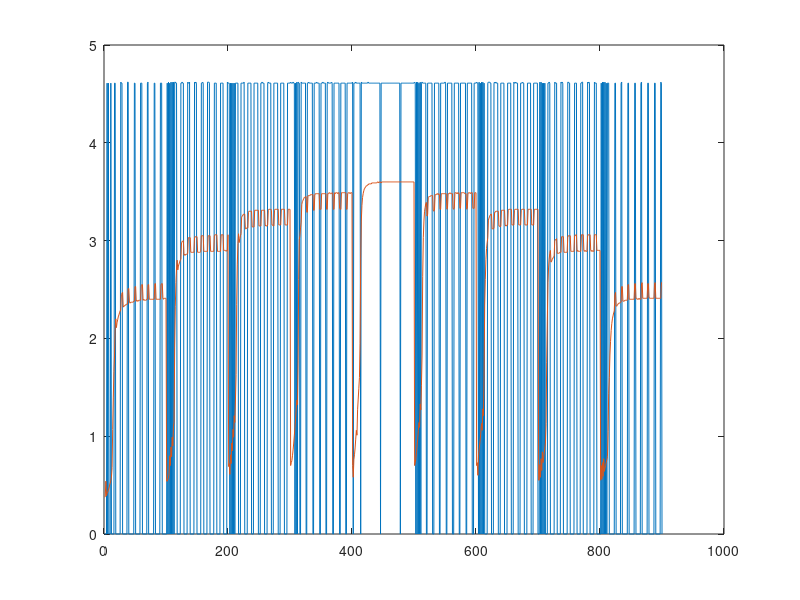

Write the MATLAB code that produced this figure.
clear all;

v_in=[0.00
0.00
0.00
0.00
4.61
0.00
4.61
0.00
0.00
0.00
4.61
0.00
0.00
0.00
0.00
0.00
4.61
4.61
0.00
0.00
0.00
0.00
0.00
0.00
0.00
0.00
4.62
4.61
4.61
0.00
0.00
0.00
0.00
0.00
0.00
0.00
0.00
4.62
4.62
0.00
0.00
0.00
0.00
0.00
0.00
0.00
0.00
0.00
4.61
4.61
0.00
0.00
0.00
0.00
0.00
0.00
0.00
0.00
4.61
4.61
4.61
0.00
0.00
0.00
0.00
0.00
0.00
0.00
0.00
4.61
4.62
0.00
0.00
0.00
0.00
0.00
0.00
0.00
0.00
0.00
4.61
4.61
0.00
0.00
0.00
0.00
0.00
0.00
0.00
0.00
4.61
4.61
4.61
0.00
0.00
0.00
0.00
0.00
0.00
0.00
0.00
4.61
0.00
4.62
0.00
4.61
0.00
4.62
0.00
4.62
0.00
4.62
0.00
4.62
4.62
4.61
4.61
0.00
0.00
0.00
0.00
0.00
0.00
4.61
4.61
4.62
4.61
4.61
0.00
0.00
0.00
0.00
0.00
0.00
4.62
4.61
4.61
4.62
0.00
0.00
0.00
0.00
0.00
0.00
0.00
4.62
4.61
4.62
4.61
0.00
0.00
0.00
0.00
0.00
0.00
0.00
4.61
4.61
4.62
4.61
0.00
0.00
0.00
0.00
0.00
0.00
4.62
4.62
4.62
4.61
0.00
0.00
0.00
0.00
0.00
0.00
0.00
4.61
4.61
4.61
4.61
0.00
0.00
0.00
0.00
0.00
0.00
4.61
4.61
4.61
4.61
4.61
0.00
0.00
0.00
0.00
0.00
0.00
4.62
4.61
4.61
4.61
0.00
4.61
0.00
4.61
0.00
4.61
0.00
4.61
0.00
4.61
4.61
4.61
4.61
4.61
0.00
0.00
0.00
0.00
4.61
4.61
4.61
4.61
4.61
4.62
0.00
0.00
0.00
0.00
0.00
4.61
4.61
4.61
4.61
4.61
4.61
0.00
0.00
0.00
0.00
4.61
4.61
4.61
4.61
4.61
4.61
4.61
0.00
0.00
0.00
0.00
4.61
4.61
4.62
4.61
4.61
4.61
0.00
0.00
0.00
0.00
0.00
4.61
4.62
4.61
4.61
4.61
4.61
0.00
0.00
0.00
0.00
4.61
4.61
4.61
4.61
4.61
4.61
4.61
0.00
0.00
0.00
0.00
4.61
4.61
4.61
4.61
4.61
4.61
0.00
0.00
0.00
0.00
0.00
4.61
4.61
4.61
4.61
4.61
4.62
4.61
4.61
4.61
4.62
4.61
4.61
0.00
4.61
0.00
4.62
0.00
4.62
4.61
4.61
0.00
0.00
4.62
4.61
4.61
4.61
4.61
4.61
4.61
4.61
0.00
0.00
4.61
4.61
4.62
4.61
4.61
4.61
4.61
4.61
4.61
0.00
0.00
4.61
4.61
4.61
4.61
4.62
4.61
4.61
4.61
4.61
0.00
0.00
4.61
4.61
4.61
4.62
4.61
4.61
4.61
4.61
0.00
0.00
4.61
4.62
4.61
4.61
4.61
4.61
4.61
4.62
4.61
0.00
0.00
4.61
4.61
4.61
4.61
4.61
4.61
4.61
4.61
4.61
0.00
0.00
4.61
4.61
4.61
4.61
4.61
4.61
4.61
4.61
0.00
0.00
4.61
4.61
4.61
4.61
4.61
4.61
4.61
4.61
4.61
4.62
0.00
4.61
4.61
4.61
4.62
4.61
4.61
4.61
4.61
4.61
4.61
4.61
0.00
4.62
4.61
4.61
4.61
4.61
4.61
4.61
4.61
4.61
4.61
4.61
4.62
4.61
4.61
4.61
4.61
4.61
4.61
4.61
4.61
4.61
4.61
4.61
4.61
4.61
4.61
4.61
4.61
4.61
4.61
4.61
0.00
4.61
4.61
4.61
4.61
4.61
4.61
4.61
4.61
4.61
4.61
4.61
4.61
4.61
4.61
4.61
4.61
4.61
4.61
4.61
4.61
4.61
4.61
4.61
4.61
4.61
4.61
4.61
4.61
4.61
4.61
4.61
0.00
4.61
4.61
4.61
4.61
4.61
4.61
4.61
4.61
4.61
4.61
4.61
4.61
4.61
4.61
4.61
4.61
4.61
4.61
4.61
4.61
4.61
4.61
4.62
4.61
0.00
4.62
0.00
4.62
0.00
4.61
0.00
4.62
0.00
4.61
4.62
4.61
4.61
4.61
4.61
4.61
4.61
0.00
0.00
4.61
4.61
4.61
4.61
4.61
4.61
4.61
4.61
0.00
0.00
0.00
4.61
4.61
4.61
4.61
4.61
4.61
4.61
4.61
0.00
0.00
4.61
4.61
4.61
4.61
4.61
4.61
4.61
4.62
4.61
0.00
0.00
4.61
4.61
4.61
4.61
4.61
4.61
4.61
4.61
0.00
0.00
0.00
4.61
4.61
4.61
4.61
4.61
4.61
4.61
4.61
0.00
0.00
4.61
4.61
4.61
4.61
4.61
4.61
4.61
4.61
4.61
0.00
0.00
4.61
4.61
4.61
4.61
4.61
4.61
4.61
4.61
0.00
0.00
0.00
4.61
4.61
4.61
4.61
4.62
4.61
4.61
0.00
4.62
0.00
4.61
0.00
4.62
0.00
4.62
0.00
4.61
0.00
0.00
0.00
0.00
0.00
4.61
4.62
4.62
4.62
4.61
4.61
0.00
0.00
0.00
0.00
4.61
4.62
4.61
4.62
4.61
4.61
4.61
0.00
0.00
0.00
0.00
4.61
4.61
4.61
4.61
4.61
4.61
0.00
0.00
0.00
0.00
0.00
4.61
4.61
4.61
4.61
4.61
4.61
0.00
0.00
0.00
0.00
4.62
4.61
4.61
4.62
4.61
4.61
4.61
0.00
0.00
0.00
0.00
4.61
4.61
4.61
4.62
4.61
4.61
0.00
0.00
0.00
0.00
0.00
4.61
4.61
4.61
4.61
4.61
4.61
0.00
0.00
0.00
0.00
4.61
4.61
4.61
4.61
4.61
4.61
4.61
0.00
0.00
0.00
4.62
0.00
4.62
0.00
4.61
0.00
4.61
0.00
4.61
0.00
0.00
0.00
0.00
4.61
4.61
4.62
4.61
0.00
0.00
0.00
0.00
0.00
0.00
0.00
4.62
4.61
4.61
4.61
0.00
0.00
0.00
0.00
0.00
0.00
4.62
4.61
4.62
4.61
0.00
0.00
0.00
0.00
0.00
0.00
0.00
4.62
4.62
4.61
4.61
0.00
0.00
0.00
0.00
0.00
0.00
0.00
4.61
4.61
4.61
4.61
0.00
0.00
0.00
0.00
0.00
0.00
4.61
4.61
4.62
4.62
0.00
0.00
0.00
0.00
0.00
0.00
0.00
4.62
4.61
4.62
4.61
0.00
0.00
0.00
0.00
0.00
0.00
0.00
4.62
4.61
4.61
4.61
0.00
0.00
0.00
0.00
0.00
0.00
0.00
4.61
0.00
4.62
0.00
4.62
0.00
4.62
0.00
4.61
0.00
4.61
4.61
4.61
0.00
0.00
0.00
0.00
0.00
0.00
0.00
0.00
0.00
4.61
4.61
0.00
0.00
0.00
0.00
0.00
0.00
0.00
0.00
4.61
4.62
0.00
0.00
0.00
0.00
0.00
0.00
0.00
0.00
0.00
4.61
4.61
0.00
0.00
0.00
0.00
0.00
0.00
0.00
0.00
0.00
4.61
4.61
0.00
0.00
0.00
0.00
0.00
0.00
0.00
0.00
4.61
4.62
0.00
0.00
0.00
0.00
0.00
0.00
0.00
0.00
0.00
4.61
4.61
0.00
0.00
0.00
0.00
0.00
0.00
0.00
0.00
0.00
4.61
4.61
0.00
0.00
0.00
0.00
0.00
0.00
0.00
0.00
4.62
4.61
0.00
];



v = [0.38
0.38
0.54
0.39
0.42
0.43
0.45
0.47
0.50
0.52
0.55
0.58
0.68
1.07
1.40
1.66
1.83
2.11
2.20
2.11
2.16
2.19
2.22
2.24
2.26
2.28
2.29
2.45
2.46
2.47
2.32
2.33
2.33
2.34
2.34
2.35
2.35
2.35
2.51
2.51
2.37
2.36
2.37
2.37
2.37
2.37
2.37
2.38
2.38
2.53
2.53
2.38
2.39
2.38
2.38
2.39
2.39
2.39
2.39
2.54
2.55
2.55
2.39
2.40
2.39
2.39
2.39
2.39
2.40
2.40
2.55
2.55
2.40
2.40
2.40
2.40
2.40
2.40
2.40
2.40
2.40
2.56
2.56
2.40
2.40
2.40
2.40
2.40
2.40
2.40
2.40
2.55
2.56
2.56
2.41
2.40
2.41
2.41
2.41
2.41
0.54
0.54
0.56
0.57
0.62
0.80
0.70
0.89
0.79
0.99
0.90
1.10
1.14
1.91
2.33
2.57
2.72
2.80
2.70
2.74
2.76
2.78
2.80
2.81
2.98
2.99
2.99
3.00
2.85
2.86
2.85
2.86
2.86
2.86
2.87
3.03
3.03
3.03
3.03
2.88
2.88
2.88
2.88
2.88
2.88
3.03
3.04
3.04
3.04
3.04
2.88
2.88
2.88
2.88
2.88
2.89
3.05
3.05
3.05
3.05
2.89
2.89
2.89
2.89
2.89
2.89
2.89
3.05
3.05
3.05
3.05
2.89
2.89
2.89
2.89
2.89
2.89
3.05
3.06
3.06
3.06
3.06
2.89
2.89
2.89
2.89
2.89
2.89
3.06
3.06
3.06
3.06
2.90
2.90
2.90
2.90
2.89
2.90
2.90
3.06
0.69
0.72
0.61
0.81
0.72
0.93
0.85
1.07
0.99
1.21
1.14
1.37
1.63
2.35
2.76
2.97
3.07
2.98
3.02
3.05
3.07
3.24
3.25
3.26
3.27
3.27
3.27
3.12
3.12
3.13
3.13
3.13
3.29
3.30
3.30
3.30
3.30
3.30
3.14
3.14
3.14
3.14
3.31
3.31
3.31
3.31
3.31
3.31
3.31
3.15
3.15
3.15
3.15
3.31
3.31
3.31
3.31
3.31
3.31
3.16
3.15
3.15
3.15
3.16
3.31
3.32
3.32
3.32
3.32
3.31
3.16
3.16
3.15
3.15
3.31
3.32
3.32
3.32
3.32
3.32
3.32
3.16
3.16
3.16
3.16
3.32
3.32
3.32
3.32
3.32
3.32
3.16
3.16
3.16
3.16
3.16
3.32
3.32
3.32
3.32
0.70
0.73
0.75
0.80
0.86
0.93
1.01
1.09
1.18
1.28
1.37
1.32
1.77
2.60
3.01
3.05
3.13
3.19
3.37
3.40
3.41
3.43
3.44
3.44
3.45
3.45
3.29
3.29
3.46
3.46
3.46
3.46
3.47
3.47
3.47
3.47
3.47
3.31
3.31
3.47
3.48
3.48
3.48
3.48
3.48
3.48
3.48
3.32
3.32
3.32
3.48
3.48
3.48
3.48
3.48
3.48
3.48
3.48
3.32
3.32
3.48
3.48
3.49
3.49
3.48
3.48
3.48
3.49
3.48
3.32
3.32
3.49
3.48
3.49
3.49
3.49
3.48
3.49
3.49
3.33
3.32
3.32
3.49
3.49
3.49
3.49
3.49
3.49
3.49
3.49
3.32
3.32
3.48
3.49
3.49
3.49
3.48
3.49
3.49
3.49
0.70
0.58
0.76
0.81
0.88
0.97
1.06
1.01
1.27
1.38
1.49
1.60
1.95
2.82
3.20
3.36
3.44
3.48
3.51
3.53
3.54
3.55
3.56
3.56
3.57
3.57
3.58
3.58
3.58
3.58
3.58
3.59
3.59
3.59
3.59
3.59
3.59
3.59
3.59
3.59
3.60
3.60
3.59
3.60
3.60
3.60
3.59
3.60
3.60
3.60
3.60
3.60
3.60
3.60
3.60
3.60
3.60
3.60
3.60
3.60
3.60
3.60
3.60
3.60
3.60
3.60
3.60
3.60
3.60
3.60
3.60
3.60
3.60
3.60
3.60
3.60
3.60
3.60
3.60
3.60
3.60
3.60
3.60
3.60
3.60
3.60
3.60
3.60
3.60
3.60
3.60
3.60
3.60
3.60
3.60
3.60
3.60
3.60
3.60
3.60
0.70
0.73
0.77
0.83
0.90
0.97
1.06
1.14
1.09
1.33
1.27
1.52
1.83
2.63
3.03
3.20
3.30
3.34
3.38
3.39
3.25
3.27
3.44
3.45
3.45
3.45
3.46
3.46
3.46
3.46
3.31
3.30
3.31
3.47
3.47
3.47
3.48
3.48
3.47
3.48
3.47
3.32
3.32
3.48
3.48
3.48
3.48
3.48
3.48
3.48
3.48
3.48
3.32
3.33
3.48
3.48
3.48
3.49
3.48
3.48
3.48
3.48
3.33
3.32
3.33
3.49
3.49
3.49
3.48
3.49
3.48
3.49
3.48
3.33
3.33
3.49
3.49
3.49
3.49
3.49
3.49
3.48
3.48
3.48
3.32
3.33
3.48
3.49
3.49
3.49
3.48
3.49
3.49
3.49
3.33
3.33
3.33
3.49
3.49
3.49
0.70
0.73
0.60
0.80
0.86
0.92
0.98
1.06
1.13
1.06
1.28
1.21
1.61
2.34
2.60
2.81
2.92
2.98
3.03
3.21
3.23
3.25
3.26
3.27
3.27
3.12
3.12
3.12
3.13
3.29
3.29
3.30
3.30
3.30
3.30
3.30
3.15
3.15
3.14
3.15
3.31
3.31
3.31
3.31
3.31
3.31
3.16
3.15
3.15
3.16
3.16
3.31
3.32
3.32
3.32
3.32
3.32
3.16
3.16
3.16
3.16
3.31
3.32
3.32
3.32
3.32
3.32
3.32
3.16
3.16
3.16
3.16
3.31
3.32
3.32
3.32
3.32
3.32
3.16
3.16
3.16
3.16
3.16
3.32
3.32
3.32
3.32
3.32
3.32
3.16
3.16
3.16
3.16
3.32
3.32
3.32
3.32
3.32
3.32
3.32
0.55
0.55
0.71
0.58
0.77
0.65
0.84
0.73
0.78
0.83
0.88
0.93
1.13
1.75
2.17
2.57
2.72
2.81
2.87
2.90
2.78
2.79
2.81
2.82
2.83
2.84
3.00
3.01
3.01
3.02
2.87
2.87
2.87
2.87
2.88
2.88
2.88
3.04
3.04
3.04
3.04
2.88
2.88
2.88
2.88
2.88
2.88
3.04
3.05
3.05
3.05
3.05
2.89
2.89
2.89
2.89
2.89
2.89
3.05
3.05
3.06
3.06
2.89
2.90
2.89
2.89
2.89
2.89
2.89
3.06
3.06
3.06
3.06
2.90
2.89
2.90
2.89
2.89
2.89
3.05
3.06
3.06
3.06
3.06
2.90
2.89
2.90
2.89
2.89
2.89
3.06
3.06
3.06
3.06
2.90
2.90
2.90
2.90
2.90
2.90
0.55
0.70
0.56
0.73
0.59
0.77
0.64
0.67
0.70
0.73
0.76
0.79
1.05
1.44
1.60
1.83
1.97
2.08
2.15
2.20
2.23
2.26
2.28
2.45
2.47
2.33
2.33
2.34
2.35
2.36
2.36
2.36
2.37
2.37
2.53
2.53
2.38
2.38
2.38
2.39
2.39
2.39
2.39
2.39
2.55
2.55
2.40
2.40
2.40
2.40
2.40
2.40
2.40
2.40
2.40
2.56
2.56
2.41
2.41
2.40
2.40
2.40
2.41
2.40
2.40
2.40
2.56
2.57
2.41
2.41
2.41
2.41
2.41
2.41
2.41
2.41
2.56
2.56
2.42
2.41
2.41
2.41
2.41
2.41
2.41
2.41
2.41
2.56
2.57
2.41
2.41
2.41
2.41
2.41
2.41
2.41
2.41
2.41
2.57
2.57
];




for i=1:1:900
   x(i) = i; 
end
plot(x,v_in);
hold on;
plot(x,v);